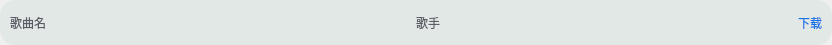
<?xml version="1.0" encoding="UTF-8"?>
<ui version="4.0">
 <class>OnlineMusicButton</class>
 <widget class="QWidget" name="OnlineMusicButton">
  <property name="geometry">
   <rect>
    <x>0</x>
    <y>0</y>
    <width>832</width>
    <height>45</height>
   </rect>
  </property>
  <property name="minimumSize">
   <size>
    <width>0</width>
    <height>45</height>
   </size>
  </property>
  <property name="maximumSize">
   <size>
    <width>16777215</width>
    <height>45</height>
   </size>
  </property>
  <property name="windowTitle">
   <string>Form</string>
  </property>
  <property name="styleSheet">
   <string notr="true">QPushButton
{
	color: #5c5c66;
	background-color: rgba(182, 209, 200, 0.25);
	border-radius: 0px;
}

#btn_name
{
	text-align : left;
	padding-left: 10px;
	border-top-left-radius: 15px;
	border-bottom-left-radius: 15px;
}

#btn_singer
{
	text-align : left;
}

#btn_download
{
	text-align : right;
	padding-right: 10px;
	color: #1473e6;
	border-top-right-radius: 15px;
	border-bottom-right-radius: 15px;
}
</string>
  </property>
  <layout class="QHBoxLayout" name="horizontalLayout" stretch="5,4,1">
   <property name="spacing">
    <number>0</number>
   </property>
   <property name="leftMargin">
    <number>0</number>
   </property>
   <property name="topMargin">
    <number>0</number>
   </property>
   <property name="rightMargin">
    <number>0</number>
   </property>
   <property name="bottomMargin">
    <number>0</number>
   </property>
   <item>
    <widget class="QPushButton" name="btn_name">
     <property name="sizePolicy">
      <sizepolicy hsizetype="Minimum" vsizetype="Preferred">
       <horstretch>0</horstretch>
       <verstretch>0</verstretch>
      </sizepolicy>
     </property>
     <property name="cursor">
      <cursorShape>PointingHandCursor</cursorShape>
     </property>
     <property name="text">
      <string>歌曲名</string>
     </property>
    </widget>
   </item>
   <item>
    <widget class="QPushButton" name="btn_singer">
     <property name="sizePolicy">
      <sizepolicy hsizetype="Minimum" vsizetype="Preferred">
       <horstretch>0</horstretch>
       <verstretch>0</verstretch>
      </sizepolicy>
     </property>
     <property name="cursor">
      <cursorShape>PointingHandCursor</cursorShape>
     </property>
     <property name="text">
      <string>歌手</string>
     </property>
    </widget>
   </item>
   <item>
    <widget class="QPushButton" name="btn_download">
     <property name="sizePolicy">
      <sizepolicy hsizetype="Minimum" vsizetype="Preferred">
       <horstretch>0</horstretch>
       <verstretch>0</verstretch>
      </sizepolicy>
     </property>
     <property name="cursor">
      <cursorShape>PointingHandCursor</cursorShape>
     </property>
     <property name="text">
      <string>下载</string>
     </property>
    </widget>
   </item>
  </layout>
 </widget>
 <resources/>
 <connections/>
</ui>
